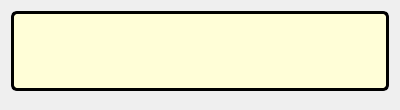
<?xml version="1.0" encoding="UTF-8"?>
<ui version="4.0">
 <class>system_message_area</class>
 <widget class="QWidget" name="system_message_area">
  <property name="geometry">
   <rect>
    <x>0</x>
    <y>0</y>
    <width>400</width>
    <height>110</height>
   </rect>
  </property>
  <property name="sizePolicy">
   <sizepolicy hsizetype="Preferred" vsizetype="Preferred">
    <horstretch>0</horstretch>
    <verstretch>0</verstretch>
   </sizepolicy>
  </property>
  <property name="minimumSize">
   <size>
    <width>400</width>
    <height>110</height>
   </size>
  </property>
  <layout class="QVBoxLayout" name="verticalLayout_main" stretch="0,10">
   <item>
    <widget class="QFrame" name="frame_notificationArea">
     <property name="sizePolicy">
      <sizepolicy hsizetype="Expanding" vsizetype="Minimum">
       <horstretch>0</horstretch>
       <verstretch>0</verstretch>
      </sizepolicy>
     </property>
     <property name="minimumSize">
      <size>
       <width>0</width>
       <height>80</height>
      </size>
     </property>
     <property name="styleSheet">
      <string notr="true">QFrame#frame_notificationArea {
  border: 3px solid;
  border-radius: 6px;
  background-color: rgb(255, 254, 215);
}

QLabel{
color: black;
background-color: rgb(255, 254, 215);
}</string>
     </property>
     <layout class="QHBoxLayout" name="horizontalLayout" stretch="0,0,0,1,0">
      <property name="spacing">
       <number>3</number>
      </property>
      <property name="leftMargin">
       <number>3</number>
      </property>
      <property name="topMargin">
       <number>3</number>
      </property>
      <property name="rightMargin">
       <number>3</number>
      </property>
      <property name="bottomMargin">
       <number>3</number>
      </property>
      <item>
       <widget class="QLabel" name="notificationAreaIconLabelError">
        <property name="sizePolicy">
         <sizepolicy hsizetype="Fixed" vsizetype="Fixed">
          <horstretch>0</horstretch>
          <verstretch>0</verstretch>
         </sizepolicy>
        </property>
        <property name="maximumSize">
         <size>
          <width>64</width>
          <height>64</height>
         </size>
        </property>
        <property name="text">
         <string/>
        </property>
        <property name="pixmap">
         <pixmap resource="../mudlet.qrc">:/icons/dialog-error.png</pixmap>
        </property>
        <property name="scaledContents">
         <bool>false</bool>
        </property>
        <property name="alignment">
         <set>Qt::AlignmentFlag::AlignCenter</set>
        </property>
        <property name="margin">
         <number>5</number>
        </property>
        <property name="textInteractionFlags">
         <set>Qt::TextInteractionFlag::TextSelectableByMouse</set>
        </property>
       </widget>
      </item>
      <item>
       <widget class="QLabel" name="notificationAreaIconLabelWarning">
        <property name="sizePolicy">
         <sizepolicy hsizetype="Fixed" vsizetype="Fixed">
          <horstretch>0</horstretch>
          <verstretch>0</verstretch>
         </sizepolicy>
        </property>
        <property name="maximumSize">
         <size>
          <width>64</width>
          <height>64</height>
         </size>
        </property>
        <property name="text">
         <string/>
        </property>
        <property name="pixmap">
         <pixmap resource="../mudlet.qrc">:/icons/dialog-warning.png</pixmap>
        </property>
        <property name="scaledContents">
         <bool>false</bool>
        </property>
        <property name="alignment">
         <set>Qt::AlignmentFlag::AlignCenter</set>
        </property>
        <property name="margin">
         <number>5</number>
        </property>
        <property name="textInteractionFlags">
         <set>Qt::TextInteractionFlag::TextSelectableByMouse</set>
        </property>
       </widget>
      </item>
      <item>
       <widget class="QLabel" name="notificationAreaIconLabelInformation">
        <property name="sizePolicy">
         <sizepolicy hsizetype="Fixed" vsizetype="Fixed">
          <horstretch>0</horstretch>
          <verstretch>0</verstretch>
         </sizepolicy>
        </property>
        <property name="maximumSize">
         <size>
          <width>64</width>
          <height>64</height>
         </size>
        </property>
        <property name="text">
         <string/>
        </property>
        <property name="pixmap">
         <pixmap resource="../mudlet.qrc">:/icons/dialog-information.png</pixmap>
        </property>
        <property name="scaledContents">
         <bool>false</bool>
        </property>
        <property name="alignment">
         <set>Qt::AlignmentFlag::AlignCenter</set>
        </property>
        <property name="margin">
         <number>5</number>
        </property>
        <property name="textInteractionFlags">
         <set>Qt::TextInteractionFlag::TextSelectableByMouse</set>
        </property>
       </widget>
      </item>
      <item>
       <widget class="QLabel" name="notificationAreaMessageBox">
        <property name="sizePolicy">
         <sizepolicy hsizetype="Expanding" vsizetype="Minimum">
          <horstretch>0</horstretch>
          <verstretch>0</verstretch>
         </sizepolicy>
        </property>
        <property name="minimumSize">
         <size>
          <width>100</width>
          <height>10</height>
         </size>
        </property>
        <property name="maximumSize">
         <size>
          <width>16777215</width>
          <height>16777215</height>
         </size>
        </property>
        <property name="text">
         <string/>
        </property>
        <property name="textFormat">
         <enum>Qt::TextFormat::RichText</enum>
        </property>
        <property name="scaledContents">
         <bool>true</bool>
        </property>
        <property name="alignment">
         <set>Qt::AlignmentFlag::AlignLeading|Qt::AlignmentFlag::AlignLeft|Qt::AlignmentFlag::AlignVCenter</set>
        </property>
        <property name="wordWrap">
         <bool>true</bool>
        </property>
        <property name="indent">
         <number>0</number>
        </property>
        <property name="openExternalLinks">
         <bool>false</bool>
        </property>
        <property name="textInteractionFlags">
         <set>Qt::TextInteractionFlag::TextBrowserInteraction</set>
        </property>
       </widget>
      </item>
      <item>
       <widget class="QWidget" name="widget_closeButton" native="true">
        <layout class="QVBoxLayout" name="verticalLayout" stretch="0,1">
         <property name="spacing">
          <number>0</number>
         </property>
         <property name="leftMargin">
          <number>0</number>
         </property>
         <property name="topMargin">
          <number>0</number>
         </property>
         <property name="rightMargin">
          <number>0</number>
         </property>
         <property name="bottomMargin">
          <number>0</number>
         </property>
         <item>
          <widget class="QToolButton" name="messageAreaCloseButton">
           <property name="minimumSize">
            <size>
             <width>16</width>
             <height>16</height>
            </size>
           </property>
           <property name="maximumSize">
            <size>
             <width>16</width>
             <height>16</height>
            </size>
           </property>
           <property name="focusPolicy">
            <enum>Qt::FocusPolicy::NoFocus</enum>
           </property>
           <property name="icon">
            <iconset resource="../mudlet.qrc">
             <normaloff>:/icons/application-exit.png</normaloff>:/icons/application-exit.png</iconset>
           </property>
           <property name="autoRaise">
            <bool>true</bool>
           </property>
          </widget>
         </item>
         <item>
          <spacer name="verticalSpacer_closeButton">
           <property name="orientation">
            <enum>Qt::Orientation::Vertical</enum>
           </property>
           <property name="sizeType">
            <enum>QSizePolicy::Policy::Minimum</enum>
           </property>
           <property name="sizeHint" stdset="0">
            <size>
             <width>0</width>
             <height>49</height>
            </size>
           </property>
          </spacer>
         </item>
        </layout>
       </widget>
      </item>
     </layout>
    </widget>
   </item>
   <item>
    <spacer name="verticalSpacer_system_message_area">
     <property name="orientation">
      <enum>Qt::Orientation::Vertical</enum>
     </property>
     <property name="sizeType">
      <enum>QSizePolicy::Policy::MinimumExpanding</enum>
     </property>
     <property name="sizeHint" stdset="0">
      <size>
       <width>1</width>
       <height>1</height>
      </size>
     </property>
    </spacer>
   </item>
  </layout>
 </widget>
 <resources>
  <include location="../mudlet.qrc"/>
 </resources>
 <connections/>
</ui>
